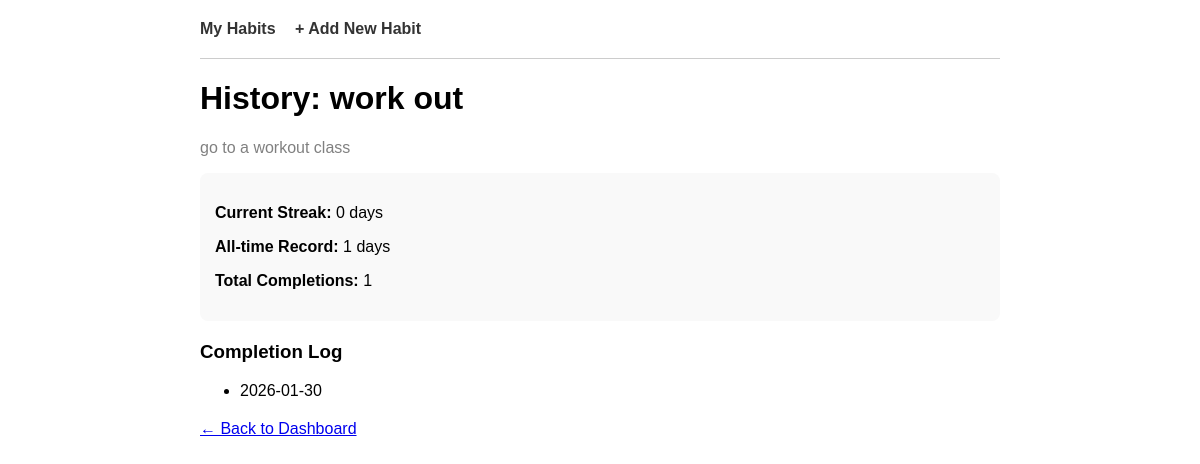
/habit/1, run on the app's committed database.
### tables this page shows
CREATE TABLE habits (
    id INTEGER PRIMARY KEY AUTOINCREMENT,
    name TEXT NOT NULL,
    description TEXT,
    longest_streak INTEGER NOT NULL DEFAULT 0
);

CREATE TABLE logs (
    id INTEGER PRIMARY KEY AUTOINCREMENT,
    habit_id INTEGER NOT NULL,
    date TEXT NOT NULL,
    UNIQUE(habit_id, date),
    FOREIGN KEY(habit_id) REFERENCES habits(id)
);

### application.py (the view)
@app.route("/habit/<int:habit_id>")
def habit_history(habit_id):
    habit = db.execute("SELECT name, description, longest_streak FROM habits WHERE id = ?", habit_id)
    if not habit:
        return redirect("/")
    habit = habit[0]
    logs = db.execute("SELECT date FROM logs WHERE habit_id = ? ORDER BY date", habit_id)
    dates = [row["date"] for row in logs]
    current_streak = compute_current_streak(dates)
    total_done = len(dates)
    return render_template("history.html", habit_name=habit["name"], description=habit.get("description"),
                           dates=dates, current_streak=current_streak,
                           longest_streak=habit["longest_streak"], total_done=total_done)

### application.py (called while the page is built, shortened)
def compute_current_streak(dates):
    if not dates:
        return 0
    sorted_dates = sorted(dates)
    last_date_str = sorted_dates[-1]
    last_date = date.fromisoformat(last_date_str)
    today = date.today()
    if last_date < today - timedelta(days=1):
        return 0

### templates/history.html
{% extends "layout.html" %}
{% block main %}
    <h1>History: {{ habit_name }}</h1>
    {% if description %}
        <p style="color:gray;">{{ description }}</p>
    {% endif %}
    <div style="background-color:#f9f9f9; padding:15px; border-radius:8px; margin-bottom:20px;">
        <p><strong>Current Streak:</strong> {{ current_streak }} days</p>
        <p><strong>All-time Record:</strong> {{ longest_streak }} days</p>
        <p><strong>Total Completions:</strong> {{ total_done }}</p>
    </div>
    <h3>Completion Log</h3>
    {% if dates|length == 0 %}
        <p>No completions yet.</p>
    {% else %}
        <ul>
        {% for d in dates %}
            <li>{{ d }}</li>
        {% endfor %}
        </ul>
    {% endif %}
    <p style="margin-top:20px;"><a href="/">&larr; Back to Dashboard</a></p>
{% endblock %}

### templates/layout.html (style rules this page uses)
body { font-family: sans-serif; margin: 20px; max-width: 800px; margin: 0 auto; padding: 20px; }

### data on the page
habits: name "work out", description "go to a workout class"
logs: date "2026-01-30"

### other printed values
{{ current_streak }} "0"
{{ longest_streak }} "1"
{{ total_done }} "1"
